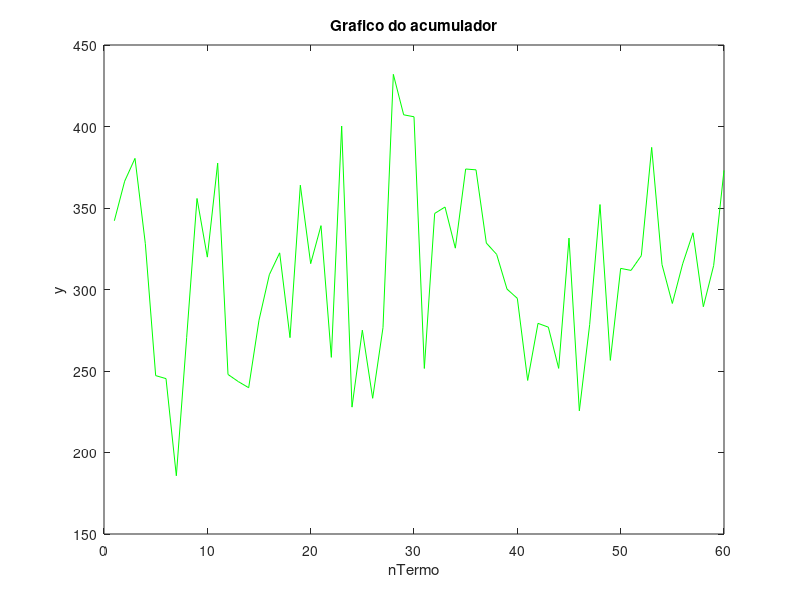

Source code (MATLAB):
% Grupo: Caua Magalhaes, Fernando Alves, Gabriel Lyan e Pedro Guilherme
% Data: 11/10/2021
% Turma: 205
% Questão 02 (Parte Octave)

% Pega o conteudo do .txt e passa para uma matriz
matriz_do_txt = load('acumulador.txt');

% Pega as colunas da matriz e transfere para dois vetores
x = matriz_do_txt(:, 1);

% Plota o grafico com os vetores x e y
figure(1);
plot(x, 'g');
hold on
title("Grafico do acumulador");
xlabel("nTermo");
ylabel("y");
print figure1Questao2.jpg